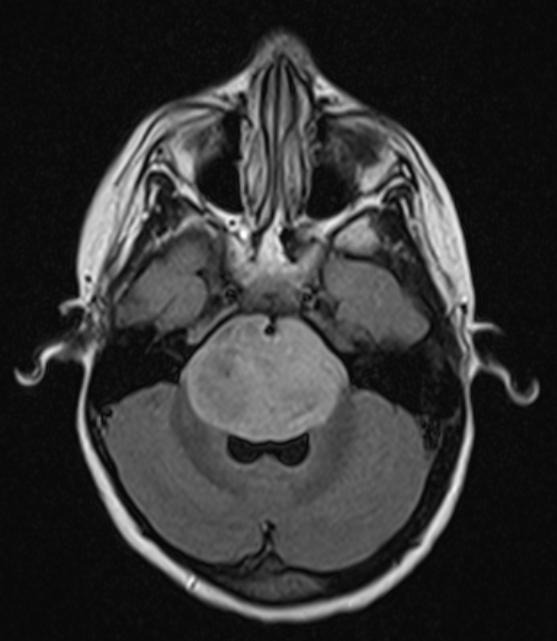
#> input picture Detection/contents/Testing/tumor/image(2).jpg, 557 x 641 px, found by its file name
$ jupyter execute --allow-errors classification_model_fingen.ipynb
#> lines starting #> are read from the running program, lines starting #| are printed output that depends on the picture; after the words box and inside, x2 and y2 are one past the last pixel; in counts of white or black regions, pixels touching at a corner belong together
#> further down, example_img is the input picture: shape (641, 557, 3); min 3, max 255, mean 50.5
[cell 1]
# Import libraries

import os
import random
from tqdm import tqdm
import numpy as np
import pandas as pd
import matplotlib.pyplot as plt
import seaborn as sns

import cv2
import tensorflow as tf
from tensorflow.keras.preprocessing.image import load_img,ImageDataGenerator, array_to_img
from tensorflow.keras.applications import EfficientNetB1

from tensorflow.keras.models import Model
from tensorflow.keras.layers import Flatten,Dense,Conv2D,Dropout,GlobalAveragePooling2D,GlobalAvgPool2D

from tensorflow.keras.optimizers import Adam
from tensorflow.keras.callbacks import ModelCheckpoint,EarlyStopping
import imutils

[cell 2]
# Create Directory for Training Data

os.mkdir("./contents/Crop-Brain-MRI")
os.mkdir("./contents/Crop-Brain-MRI/glioma_tumor")
os.mkdir("./contents/Crop-Brain-MRI/meningioma_tumor")
os.mkdir("./contents/Crop-Brain-MRI/pituitary_tumor")

[cell 3]
# Create Directory for Testing Data

os.mkdir("./contents/Test-Brain-MRI")
os.mkdir("./contents/Test-Brain-MRI/glioma_tumor")
os.mkdir("./contents/Test-Brain-MRI/meningioma_tumor")
os.mkdir("./contents/Test-Brain-MRI/pituitary_tumor")

[cell 4]
# Data Visualisation

train_dir = "./contents/Training/"
test_dir = "./contents/Testing/"

classes = os.listdir("./contents/Training")

files_path_dict = {}

for c in classes:
  files_path_dict[c] = list(map(lambda x :train_dir+c+'/'+x, os.listdir(train_dir+c)))

plt.figure(figsize=(17,17))
index = 0

#> (the rest of this cell did not finish here and is left out)

[cell 5]
def preprocess_and_segmentation(img,plot=False):
#> called with plot = True
    ogimg=img
    #     1. PreProcessing
    # **********************GrayScaling****************************
    gray = cv2.cvtColor(img,cv2.COLOR_BGR2GRAY)

    # ********************Filtering (Gaussian Filter) **************
    gray = cv2.GaussianBlur(gray, (5, 5), 0)


    #    2. Segmentation
    # ********************Thresholding Segmentation*****************
    ret, thresh = cv2.threshold(gray,0,255,cv2.THRESH_BINARY_INV+cv2.THRESH_OTSU)
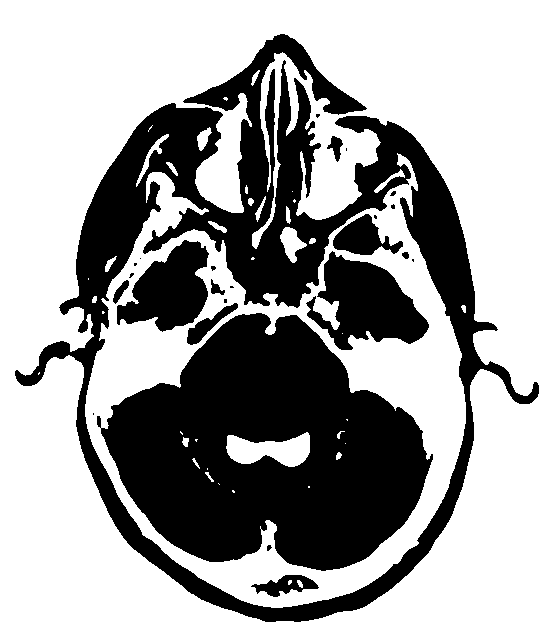
#> thresh: shape (641, 557); 64.7% white; 25 black regions (12 under 20 px), largest, box (x1, y1, x2, y2) and area: (15, 34, 539, 622) 56105, (97, 313, 433, 571) 54743, (306, 251, 429, 350) 6657
#> ret = 64

    # ********************Watershed Segmentation********************

    kernel = np.ones((3,3),np.uint8)
    opening = cv2.morphologyEx(thresh,cv2.MORPH_OPEN,kernel, iterations = 2)
#> opening: shape (641, 557); 63.6% white; 12 black regions (8 under 20 px), largest, box (x1, y1, x2, y2) and area: (15, 34, 539, 622) 128771, (251, 575, 319, 597) 805, (327, 136, 343, 162) 206, (402, 252, 409, 259) 41

    # Finding sure background area
    sure_bg = cv2.dilate(thresh,kernel,iterations=3)
#> sure_bg: shape (641, 557); 75% white; 41 black regions (21 under 20 px), largest, box (x1, y1, x2, y2) and area: (105, 317, 427, 567) 48639, (206, 85, 489, 383) 14022, (67, 107, 217, 332) 8456

    # Finding sure foreground area
    dist_transform = cv2.distanceTransform(opening,cv2.DIST_L2,5)
    ret, sure_fg = cv2.threshold(dist_transform,0.7*dist_transform.max(),255,0)
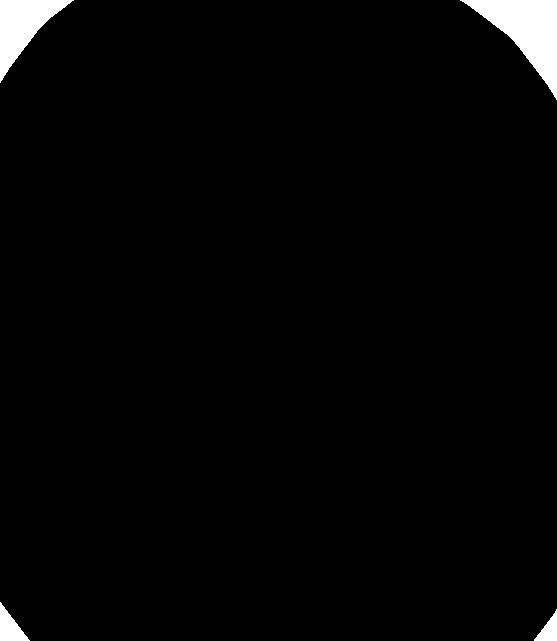
#> sure_fg: shape (641, 557) float32; 2.2% white; 4 white regions, box (x1, y1, x2, y2) and area: (460, 0, 557, 100) 4069, (0, 0, 74, 83) 2652, (0, 602, 30, 641) 597, (534, 609, 557, 641) 372
#> ret = 136.9

    # Finding unknown region
    sure_fg = np.uint8(sure_fg)
    unknown = cv2.subtract(sure_bg,sure_fg)

    # Marker labelling
    ret, markers = cv2.connectedComponents(sure_fg)
#> markers: shape (641, 557) int32; 5 distinct labels, from 0 to 4
#> ret = 5

    # Add one to all labels so that sure background is not 0, but 1
    markers = markers+1
#> markers: shape (641, 557) int32; 5 distinct labels, from 1 to 5


    # Now, mark the region of unknown with zero
    markers[unknown==255] = 0
#> markers: shape (641, 557) int32; 6 distinct labels, from 0 to 5
    markers = cv2.watershed(img,markers)
#> markers: shape (641, 557) int32; 6 distinct labels, from -1 to 5
    img[markers == -1] = [255,0,0]
#> img: shape (641, 557, 3); 1.3% of pixels changed, all inside (x1, y1, x2, y2) = (0, 0, 557, 641)

    im1 = cv2.cvtColor(img,cv2.COLOR_HSV2RGB)
    if plot:
        plt.figure()
        plt.subplot(1, 2, 1)
        plt.imshow(ogimg)
        plt.tick_params(axis='both', which='both', top=False, bottom=False, left=False, right=False,labelbottom=False, labeltop=False, labelleft=False, labelright=False)
        plt.title('Original Image')
        plt.subplot(1, 2, 2)
        plt.imshow(im1)
        plt.tick_params(axis='both', which='both',top=False, bottom=False, left=False, right=False,labelbottom=False, labeltop=False, labelleft=False, labelright=False)
        plt.title('Preprocessed Image')
        plt.show()
#> figure, not shown here; B, G, R data is drawn as R, G, B

    return img

[cell 6]
# Check the crop

example_img = cv2.imread("./contents/Training/meningioma_tumor/image(2).jpg")
cropped_image_example = preprocess_and_segmentation(example_img, plot=True)

[cell 7]
# Crop the Training Images and Save to respective directories
glioma = train_dir + "glioma_tumor"
meningioma = train_dir + "meningioma_tumor"
pituitary = train_dir + "pituitary_tumor"

j = 0
for i in tqdm(os.listdir(glioma)):
  path = os.path.join(glioma, i)
  img = cv2.imread(path)
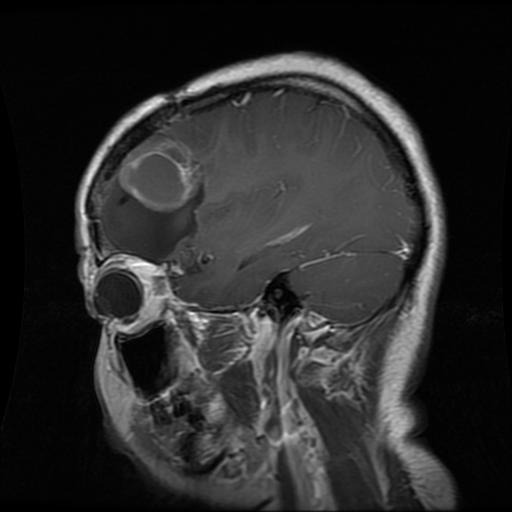
#> input picture Classification/contents/Training/glioma_tumor/gg (121).jpg, 512 x 512 px
#> img is the input picture: shape (512, 512, 3); min 0, max 255, mean 43
  img = preprocess_and_segmentation(img, plot=False)
#> call 2 of preprocess_and_segmentation, with plot = False
#> in preprocess_and_segmentation (call 2), `ret, thresh = cv2.threshold(gray,0,255,cv2.THRESH_BINARY_INV+cv2.THRES..`:
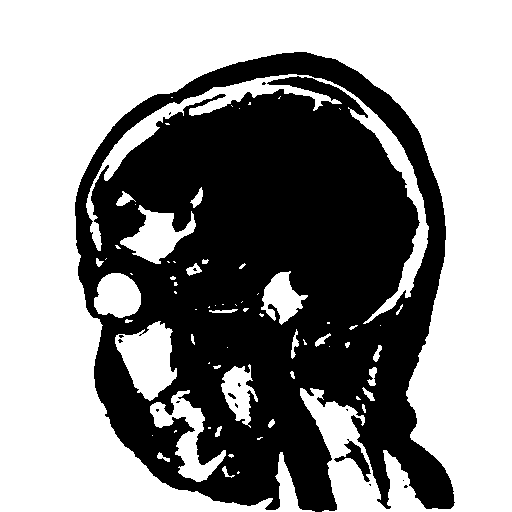
#> thresh: shape (512, 512); 56.8% white; 16 black regions (13 under 20 px), largest, box (x1, y1, x2, y2) and area: (75, 52, 455, 512) 112648, (334, 439, 371, 482) 444, (228, 393, 236, 399) 25
#> in preprocess_and_segmentation (call 2), `ret, thresh = cv2.threshold(gray,0,255,cv2.THRESH_BINARY_INV+cv2.THRES..`: ret = 48
#> in preprocess_and_segmentation (call 2), `opening = cv2.morphologyEx(thresh,cv2.MORPH_OPEN,kernel, iterations = 2)`: opening: shape (512, 512); 55.7% white; 4 black regions (3 under 20 px), largest, box (x1, y1, x2, y2) and area: (75, 52, 455, 512) 116212
#> in preprocess_and_segmentation (call 2), `sure_bg = cv2.dilate(thresh,kernel,iterations=3)`: sure_bg: shape (512, 512); 66.6% white; 8 black regions (4 under 20 px), largest, box (x1, y1, x2, y2) and area: (78, 55, 451, 512) 87241, (288, 80, 354, 106) 243, (176, 422, 186, 431) 51, (354, 449, 366, 471) 51
#> in preprocess_and_segmentation (call 2), `ret, sure_fg = cv2.threshold(dist_transform,0.7*dist_transform.max(),2..`: sure_fg: shape (512, 512) float32; 1.9% white; 3 white regions, box (x1, y1, x2, y2) and area: (0, 0, 82, 82) 2922, (459, 0, 512, 58) 1410, (0, 471, 27, 512) 535
#> in preprocess_and_segmentation (call 2), `ret, sure_fg = cv2.threshold(dist_transform,0.7*dist_transform.max(),2..`: ret = 117.2
#> in preprocess_and_segmentation (call 2), `unknown = cv2.subtract(sure_bg,sure_fg)`:
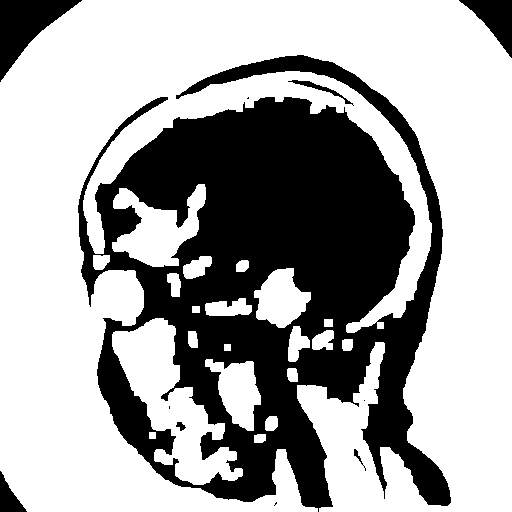
#> unknown: shape (512, 512); 64.7% white; 11 black regions (4 under 20 px), largest, box (x1, y1, x2, y2) and area: (78, 55, 451, 512) 87241, (0, 0, 82, 82) 2922, (459, 0, 512, 58) 1410
#> in preprocess_and_segmentation (call 2), `ret, markers = cv2.connectedComponents(sure_fg)`: markers: shape (512, 512) int32; 4 distinct labels, from 0 to 3
#> in preprocess_and_segmentation (call 2), `ret, markers = cv2.connectedComponents(sure_fg)`: ret = 4
#> in preprocess_and_segmentation (call 2), `markers = markers+1`: markers: shape (512, 512) int32; 4 distinct labels, from 1 to 4
#> in preprocess_and_segmentation (call 2), `markers[unknown==255] = 0`: markers: shape (512, 512) int32; 5 distinct labels, from 0 to 4
#> in preprocess_and_segmentation (call 2), `markers = cv2.watershed(img,markers)`: markers: shape (512, 512) int32; 5 distinct labels, from -1 to 4
#> in preprocess_and_segmentation (call 2), `img[markers == -1] = [255,0,0]`: img: shape (512, 512, 3); 1.39% of pixels changed, all inside (x1, y1, x2, y2) = (0, 0, 512, 512)
  if img is not None:
    img = cv2.resize(img, (224, 224))
#> img: shape (224, 224, 3)
    save_path = "./contents/Crop-Brain-MRI/glioma_tumor/"+ str(j) + ".jpg"
    cv2.imwrite(save_path, img)
    j = j+1

j = 0
for i in tqdm(os.listdir(meningioma)):
  path = os.path.join(meningioma, i)
  img = cv2.imread(path)
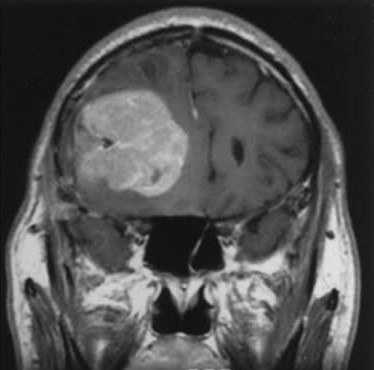
#> input picture Classification/contents/Training/meningioma_tumor/image(15).jpg, 374 x 370 px
#> img is the input picture: shape (370, 374, 3); min 9, max 229, mean 80.4
  img = preprocess_and_segmentation(img, plot=False)
#> call 3 of preprocess_and_segmentation, with plot = False
#> in preprocess_and_segmentation (call 3), `ret, thresh = cv2.threshold(gray,0,255,cv2.THRESH_BINARY_INV+cv2.THRES..`:
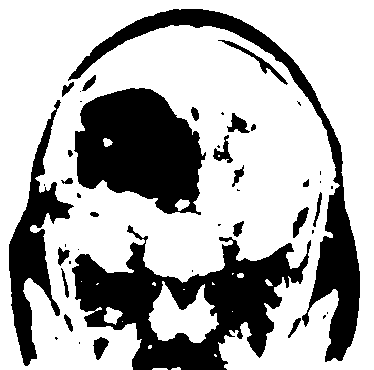
#> thresh: shape (370, 374); 68.7% white; 45 black regions (21 under 20 px), largest, box (x1, y1, x2, y2) and area: (72, 225, 311, 370) 14516, (74, 88, 206, 215) 11593, (68, 9, 360, 362) 9402
#> in preprocess_and_segmentation (call 3), `ret, thresh = cv2.threshold(gray,0,255,cv2.THRESH_BINARY_INV+cv2.THRES..`: ret = 97
#> in preprocess_and_segmentation (call 3), `opening = cv2.morphologyEx(thresh,cv2.MORPH_OPEN,kernel, iterations = 2)`: opening: shape (370, 374); 67.9% white; 31 black regions (14 under 20 px), largest, box (x1, y1, x2, y2) and area: (69, 221, 311, 370) 15229, (68, 88, 206, 215) 11740, (62, 9, 360, 362) 9678
#> in preprocess_and_segmentation (call 3), `sure_bg = cv2.dilate(thresh,kernel,iterations=3)`: sure_bg: shape (370, 374); 81.2% white; 25 black regions (15 under 20 px), largest, box (x1, y1, x2, y2) and area: (78, 92, 198, 210) 9610, (77, 247, 299, 370) 8654, (315, 191, 357, 356) 3247
#> in preprocess_and_segmentation (call 3), `ret, sure_fg = cv2.threshold(dist_transform,0.7*dist_transform.max(),2..`:
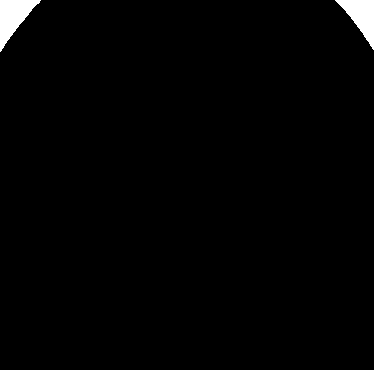
#> sure_fg: shape (370, 374) float32; 1.4% white; 2 white regions, box (x1, y1, x2, y2) and area: (0, 0, 41, 52) 1025, (335, 0, 374, 50) 922
#> in preprocess_and_segmentation (call 3), `ret, sure_fg = cv2.threshold(dist_transform,0.7*dist_transform.max(),2..`: ret = 71.12
#> in preprocess_and_segmentation (call 3), `unknown = cv2.subtract(sure_bg,sure_fg)`:
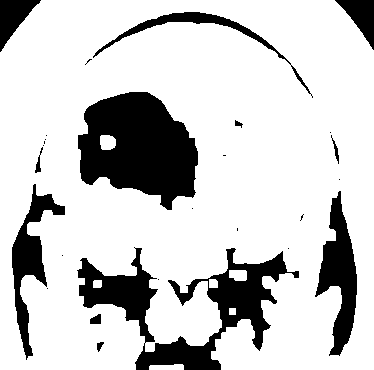
#> unknown: shape (370, 374); 79.8% white; 27 black regions (15 under 20 px), largest, box (x1, y1, x2, y2) and area: (78, 92, 198, 210) 9610, (77, 247, 299, 370) 8654, (315, 191, 357, 356) 3247
#> in preprocess_and_segmentation (call 3), `ret, markers = cv2.connectedComponents(sure_fg)`: markers: shape (370, 374) int32; 3 distinct labels, from 0 to 2
#> in preprocess_and_segmentation (call 3), `ret, markers = cv2.connectedComponents(sure_fg)`: ret = 3
#> in preprocess_and_segmentation (call 3), `markers = markers+1`: markers: shape (370, 374) int32; 3 distinct labels, from 1 to 3
#> in preprocess_and_segmentation (call 3), `markers[unknown==255] = 0`: markers: shape (370, 374) int32; 4 distinct labels, from 0 to 3
#> in preprocess_and_segmentation (call 3), `markers = cv2.watershed(img,markers)`:
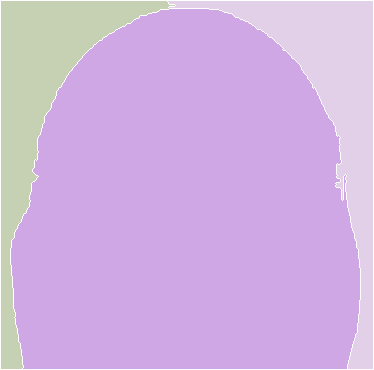
#> markers: shape (370, 374) int32; 4 distinct labels, from -1 to 3; one colour per label, 0 black, -1 white
  if img is not None:
    img = cv2.resize(img, (224, 224))
    save_path = "./contents/Crop-Brain-MRI/meningioma_tumor/" +str(j) +".jpg"
    cv2.imwrite(save_path, img)
    j = j+1

j = 0
#> (the rest of this cell did not finish here and is left out)

[cell 8]
# Crop the Testing Images and Save to respective directories
glioma = test_dir + "glioma_tumor"
meningioma = test_dir + "meningioma_tumor"
pituitary = test_dir + "pituitary_tumor"

j = 0
for i in tqdm(os.listdir(glioma)):
  path = os.path.join(glioma, i)
  img = cv2.imread(path)
  img = preprocess_and_segmentation(img, plot=False)
  if img is not None:
    img = cv2.resize(img, (224, 224))
    save_path = "./contents/Test-Brain-MRI/glioma_tumor/"+ str(j) + ".jpg"
    cv2.imwrite(save_path, img)
    j = j+1

j = 0
for i in tqdm(os.listdir(meningioma)):
  path = os.path.join(meningioma, i)
  img = cv2.imread(path)
  img = preprocess_and_segmentation(img, plot=False)
